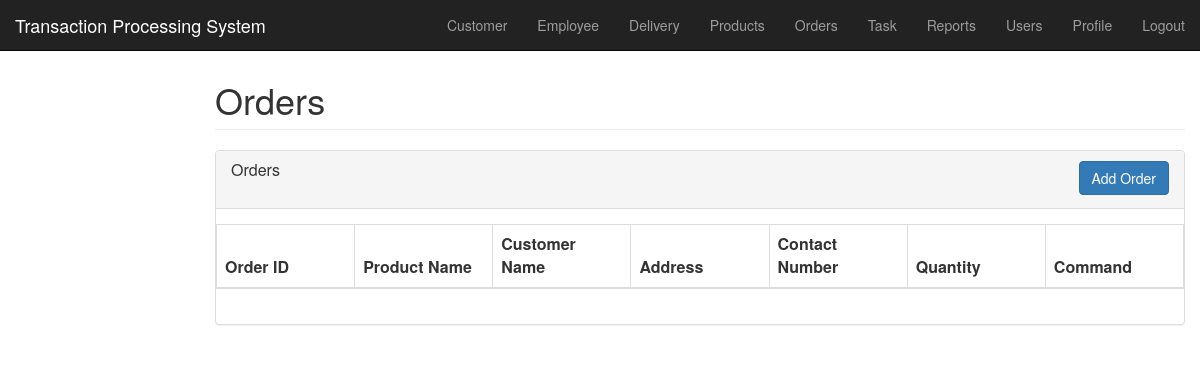
Page /orders.php on the earlier database version.
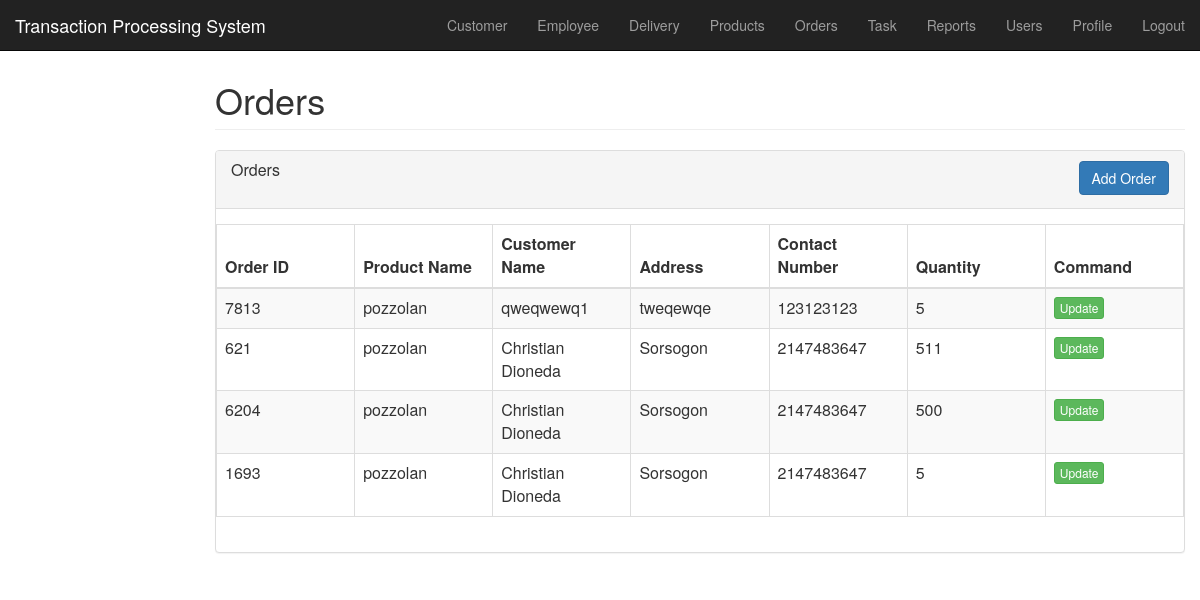
Same page on the later database version.
### tables this page shows
CREATE TABLE `orders` (
  `id` int(11) NOT NULL,
  `order_id` int(11) NOT NULL,
  `customer_id` int(11) NOT NULL,
  `product_id` int(11) NOT NULL,
  `address` text NOT NULL,
  `contact_number` int(11) NOT NULL,
  `order_quantity` int(11) NOT NULL,
  `status` int(11) NOT NULL
);

CREATE TABLE `products` (
  `id` int(11) NOT NULL,
  `product_id` int(11) NOT NULL,
  `product_name` text NOT NULL,
  `description` text NOT NULL,
  `quantity` int(11) NOT NULL
);

CREATE TABLE `customer` (
  `id` int(11) NOT NULL,
  `customer_id` int(11) NOT NULL,
  `name` text NOT NULL,
  `address` text NOT NULL,
  `contact_number` int(11) NOT NULL
);

### core/database.php (called while the page is built, shortened)
<?php
 class Database
 {
      private $host = "localhost";
      private $username = 'root';
      private $password = '123456';
      private  $database = 'db_gfctps';
      public function database_connect()
      {
           $this->connect = mysqli_connect($this->host, $this->username, $this->password, $this->database);
      }
 }
 ?>

### orders.php (the view, shortened to what this page needs)
<?php include 'includes/header.php';?>
    <div class="container-fluid">
                <div class="row">
                    <br/>
                    <br/>
              <div class="col-sm-9 col-sm-offset-3 col-md-10 col-md-offset-2 main">
    	          	<h1 class="page-header">Orders</h1>
                  <div class="panel panel-default">
                      <div class="panel-heading">
                        <button type="button" class="btn btn-primary btn-md pull-right" data-toggle="modal" data-target="#myModal">
                          Add Order
                        </button>
                        <h3 class="panel-title">Orders</h3>
                          <br />
                      </div>
                      <div class="panel-body">
    			          			<div class="row placeholders">
    							            <table id="employee_data" class="table table-bordered table-striped">
    								                <thead>
                                        <tr>
                                           <th width="14%">Order ID</th>
                                           <th width="14%">Product Name</th>
                                           <th width="14%">Customer Name</th>
                                           <th width="14%">Address</th>
                                           <th width="14%">Contact Number</th>
                                           <th width="14%">Quantity</th>
                                           <th width="14%">Command</th>
                                      </tr>
                                    </thead>
    								                <tbody >
                                           <?php
                                                 $query ="SELECT * FROM orders o JOIN products i USING (product_id) JOIN customer c USING (customer_id) WHERE status = 0 ";
                                                 $result = mysqli_query($object->connect, $query);
                                                  while($row = mysqli_fetch_object($result))
                                                      {
                                                           echo '
                                                           <tr>
                                                                <td>'.$row->order_id.'</td>
                                                                <td>'.$row->product_name.'</td>
                                                                <td>'.$row->name.'</td>
                                                                <td>'.$row->address.'</td>
                                                                <td>'.$row->contact_number.'</td>
                                                                 <td>'.$row->order_quantity.'</td>
                                                                <td><button type="button" name="update" id="'.$row->order_id.'" class="btn btn-success btn-xs updateOrder">Update</button></td>
                                                           </tr>
                                                           ';
                                                      }
                                            ?>
                                    </tbody>
    								        </table>
    			          		</div>
                    </div>
                  </div>
           </div>
     </div>
</div>
<?php
include 'includes/footer.php';
?>

Differences in the rows shown:
added orders: order "7813", products.product_name "pozzolan", customer.name "qweqwewq1", customer.address "tweqewqe", customer.contact_number "123123123", order_quantity "5"
added orders: order "621", products.product_name "pozzolan", customer.name "Christian Dioneda", customer.address "Sorsogon", customer.contact_number "2147483647", order_quantity "511"
added orders: order "6204", products.product_name "pozzolan", customer.name "Christian Dioneda", customer.address "Sorsogon", customer.contact_number "2147483647", order_quantity "500"
added orders: order "1693", products.product_name "pozzolan", customer.name "Christian Dioneda", customer.address "Sorsogon", customer.contact_number "2147483647", order_quantity "5"
